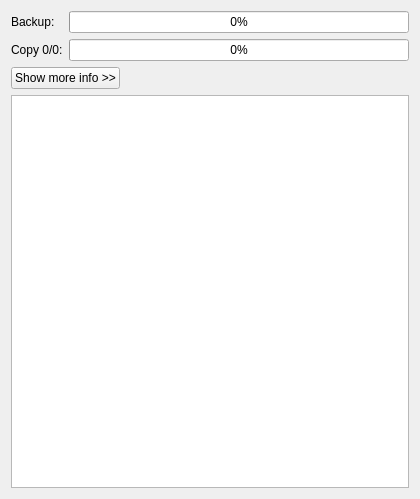
<?xml version="1.0" encoding="UTF-8"?>
<ui version="4.0">
 <class>BackupProgressWizardPage</class>
 <widget class="QWizardPage" name="BackupProgressWizardPage">
  <property name="geometry">
   <rect>
    <x>0</x>
    <y>0</y>
    <width>420</width>
    <height>499</height>
   </rect>
  </property>
  <layout class="QVBoxLayout" name="verticalLayout">
   <item>
    <layout class="QGridLayout" name="gridLayout">
     <item row="0" column="0">
      <widget class="QLabel" name="backupL">
       <property name="text">
        <string>Backup:</string>
       </property>
      </widget>
     </item>
     <item row="0" column="1">
      <widget class="QProgressBar" name="backupProgress">
       <property name="value">
        <number>0</number>
       </property>
       <property name="format">
        <string>%p%</string>
       </property>
      </widget>
     </item>
     <item row="1" column="0">
      <widget class="QLabel" name="copyL">
       <property name="text">
        <string>Copy 0/0:</string>
       </property>
      </widget>
     </item>
     <item row="1" column="1">
      <widget class="QProgressBar" name="copyProgress">
       <property name="value">
        <number>0</number>
       </property>
       <property name="format">
        <string>%p%</string>
       </property>
      </widget>
     </item>
    </layout>
   </item>
   <item>
    <layout class="QHBoxLayout" name="horizontalLayout">
     <item>
      <widget class="QPushButton" name="showLogPB">
       <property name="text">
        <string>Show more info &gt;&gt;</string>
       </property>
       <property name="checkable">
        <bool>true</bool>
       </property>
       <property name="checked">
        <bool>false</bool>
       </property>
      </widget>
     </item>
     <item>
      <spacer name="horizontalSpacer">
       <property name="orientation">
        <enum>Qt::Horizontal</enum>
       </property>
       <property name="sizeHint" stdset="0">
        <size>
         <width>40</width>
         <height>20</height>
        </size>
       </property>
      </spacer>
     </item>
    </layout>
   </item>
   <item>
    <widget class="QTextEdit" name="logTE">
     <property name="sizePolicy">
      <sizepolicy hsizetype="Expanding" vsizetype="Expanding">
       <horstretch>0</horstretch>
       <verstretch>0</verstretch>
      </sizepolicy>
     </property>
     <property name="readOnly">
      <bool>true</bool>
     </property>
    </widget>
   </item>
   <item>
    <spacer name="verticalSpacer">
     <property name="orientation">
      <enum>Qt::Vertical</enum>
     </property>
     <property name="sizeType">
      <enum>QSizePolicy::Maximum</enum>
     </property>
     <property name="sizeHint" stdset="0">
      <size>
       <width>20</width>
       <height>0</height>
      </size>
     </property>
    </spacer>
   </item>
  </layout>
 </widget>
 <resources/>
 <connections>
  <connection>
   <sender>showLogPB</sender>
   <signal>toggled(bool)</signal>
   <receiver>BackupProgressWizardPage</receiver>
   <slot>showLogPB_toggled(bool)</slot>
   <hints>
    <hint type="sourcelabel">
     <x>50</x>
     <y>72</y>
    </hint>
    <hint type="destinationlabel">
     <x>209</x>
     <y>61</y>
    </hint>
   </hints>
  </connection>
 </connections>
 <slots>
  <slot>showLogPB_toggled(bool)</slot>
 </slots>
</ui>
